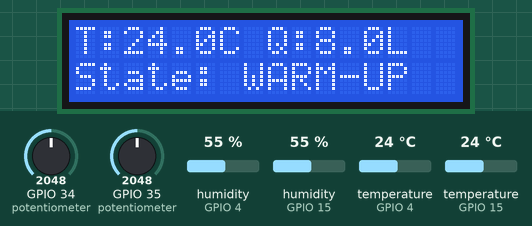
Simulated run of this sketch. Board: ESP32. Parts: 16×2 character LCD. The test bench sets the inputs (shaded band); at power-on: temperature (sensors on GPIO 4, GPIO 15) 24 °C, GPIO 34 (potentiometer) = 2048, GPIO 35 (potentiometer) = 2048, humidity (sensors on GPIO 4, GPIO 15) 55 %. WiFi joins after 1.5 s; servers stay silent unless stated; what the sketch prints to the serial monitor is not drawn.

Above: at 2.8 s.
2.9 s: temperature (sensor on GPIO 4) set to 12 °C
At 7.2 s:
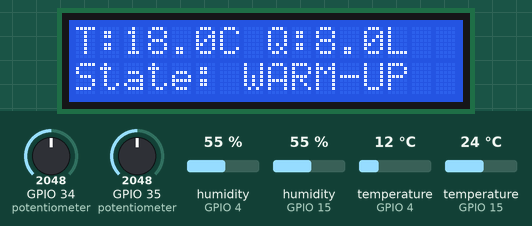
7.5 s: temperature (sensor on GPIO 15) set to 12 °C
At 11.2 s:
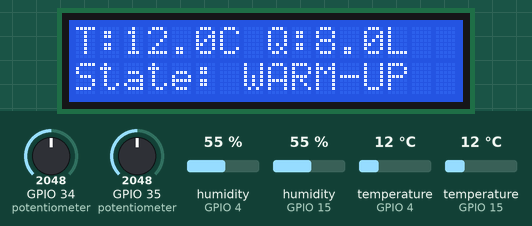
11.5 s: GPIO 34 (potentiometer) set to 2866
At 11.9 s:
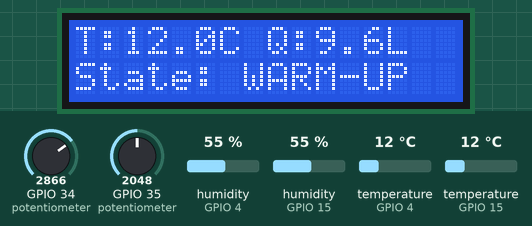
13.1 s: GPIO 35 (potentiometer) set to 2866
At 14.3 s:
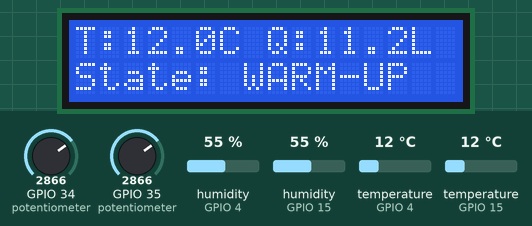
14.6 s: temperature (sensor on GPIO 4) set to 19 °C
At 18.7 s:
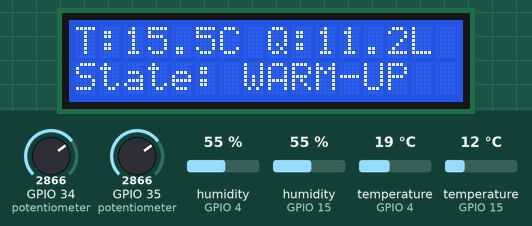
19.5 s: temperature (sensor on GPIO 15) set to 19 °C
At 22.9 s:
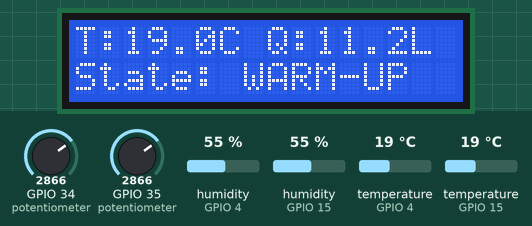
Timing chart, 0 to 24.4 s (numbered marks = the images above; inputs shaded):
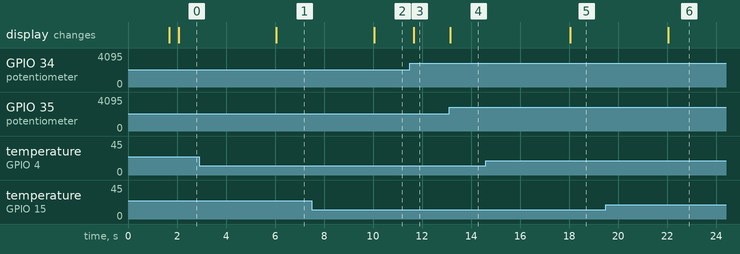

Measured:
- after the input at 2.9 s, the display: changes after 3.1 s (image 1)
- after the input at 7.5 s, the display: changes after 2.5 s (image 2)
- after the input at 11.5 s, the display: changes after 0.16 s (image 3)
- after the input at 13.1 s, the display: changes after 0.06 s (image 4)
- after the input at 14.6 s, the display: changes after 3.4 s (image 5)
- after the input at 19.5 s, the display: changes after 2.5 s (image 6)

The sketch:

sketch.ino
```cpp
/*
  Moen Nebia Spa Shower - Moen, Inc.

  Creates the IoT device; setup() starts it and loop() delegates to update().

  Demo in Wokwi:
  - Turn the potentiometers (cold / hot valve, 0-8 L/min each). Below 4 L/min -> INACTIVE.
  - Click each DHT22 and change its temperature: cold 1-20 C, hot 55-65 C -> ACTIVE,
    otherwise WARM-UP (for example, hot water still below 55 C).

  Author: Moen, Inc. - Nebia Spa Shower team
  Date: 2026-11-20
  Version: 1.0
*/
#include "NebiaSpaShowerDevice.h"

const unsigned long SERIAL_BAUD_RATE = 115200;

const ShowerWiring DEVICE_WIRING = {
  15,    // coldTemperaturePin (DHT22 cold water)
  4,     // hotTemperaturePin (DHT22 hot water)
  34,    // coldValvePin (potentiometer)
  35,    // hotValvePin (potentiometer)
  0x27   // displayAddress (LCD 1602 I2C)
};

NebiaSpaShowerDevice nebiaSpaShower(DEVICE_WIRING);

void setup() {
  Serial.begin(SERIAL_BAUD_RATE);
  nebiaSpaShower.begin();
}

void loop() {
  nebiaSpaShower.update();
}
```

ModestIoT.cpp
```cpp
/*
  ModestIoT.cpp
  Implementation of the Sensor and Actuator template methods.

  Author: Moen, Inc. - Nebia Spa Shower team
  Date: 2026-11-20
  Version: 1.0
*/
#include "ModestIoT.h"

void Sensor::on(Event event) {
  processEvent(event);
  if (event.identifier == SUPPRESSED_EVENT_IDENTIFIER) return;
  if (eventHandler != nullptr) eventHandler->on(event);
}

void Actuator::handle(Command command) {
  executeCommand(command);
  if (commandHandler != nullptr) commandHandler->handle(command);
}
```

ModestIoT.h
```cpp
/*
  ModestIoT.h
  Core of the ModestIoT nano-framework (synchronous edition):
  Event, Command, EventHandler, CommandHandler, Sensor, Actuator and Device.

  Author: Moen, Inc. - Nebia Spa Shower team
  Date: 2026-11-20
  Version: 1.0
*/
#ifndef MODEST_IOT_H
#define MODEST_IOT_H

#include <Arduino.h>

// Event used by sensors to notify the device.
struct Event {
  int identifier;
  int sourceId;
  explicit Event(int eventIdentifier, int source = -1) : identifier(eventIdentifier), sourceId(source) {}
  bool operator==(const Event& other) const { return identifier == other.identifier && sourceId == other.sourceId; }
};

// Command used by the device to drive actuators.
struct Command {
  int identifier;
  explicit Command(int commandIdentifier) : identifier(commandIdentifier) {}
  bool operator==(const Command& other) const { return identifier == other.identifier; }
};

// Contract for classes that react to events.
class EventHandler {
public:
  virtual void on(Event event) = 0;
  virtual ~EventHandler() {}
};

// Contract for classes that execute commands.
class CommandHandler {
public:
  virtual void handle(Command command) = 0;
  virtual ~CommandHandler() {}
};

// Base class for input devices. Subclasses read the hardware in processEvent()
// and set the identifier to SUPPRESSED_EVENT_IDENTIFIER to stop propagation.
class Sensor : public EventHandler {
protected:
  int pin;
  EventHandler* eventHandler;
  virtual void processEvent(Event& event) = 0;

public:
  static const int SUPPRESSED_EVENT_IDENTIFIER = -1;
  static const int DATA_READ_EVENT_IDENTIFIER = 20;
  static const int MEASURE_DATA_REQUESTED_EVENT_IDENTIFIER = 21;

  Sensor(int signalPin, EventHandler* parentHandler = nullptr) : pin(signalPin), eventHandler(parentHandler) {}
  void on(Event event) override;
  void setHandler(EventHandler* parentHandler) { eventHandler = parentHandler; }
  int getPin() const { return pin; }
};

// Base class for output devices.
class Actuator : public CommandHandler {
protected:
  int pin;
  CommandHandler* commandHandler;
  virtual void executeCommand(Command command) = 0;

public:
  Actuator(int signalPin, CommandHandler* parentHandler = nullptr) : pin(signalPin), commandHandler(parentHandler) {}
  void handle(Command command) override;
  void setHandler(CommandHandler* parentHandler) { commandHandler = parentHandler; }
};

// Base class for the IoT device: receives events from sensors (Mediator) and
// commands from outside. Concrete devices implement on() and update().
class Device : public EventHandler, public CommandHandler {
public:
  virtual void begin() = 0;
  virtual void update() = 0;
  void handle(Command command) override {}
};

#endif
```

NebiaSpaShowerDevice.cpp
```cpp
/*
  NebiaSpaShowerDevice.cpp
  Device logic: sampling, mixed temperature (weighted average), state machine and display.

  Author: Moen, Inc. - Nebia Spa Shower team
  Date: 2026-11-20
  Version: 1.0
*/
#include "NebiaSpaShowerDevice.h"

namespace {
  const char WIFI_SSID[] = "Wokwi-GUEST";
  const char WIFI_PASSWORD[] = "";
  const char COMPANY_NAME[] = "Moen, Inc. (Fortune Brands Innovations)";
  const char PRODUCT_NAME[] = "Moen Nebia Spa Shower";
  const char DEVELOPER_NAME[] = "Nombres Apellidos";  // TODO: replace with your names
  const char INACTIVE_LABEL[] = "INACTIVE";
  const char WARM_UP_LABEL[] = "WARM-UP";
  const char ACTIVE_LABEL[] = "ACTIVE";
  const uint8_t MEASURE_ROW = 0;
  const uint8_t STATE_ROW = 1;
}

NebiaSpaShowerDevice::NebiaSpaShowerDevice(const ShowerWiring& wiring)
  : coldTemperatureSensor(wiring.coldTemperaturePin, COLD_MIN_C, COLD_MAX_C, this),
    hotTemperatureSensor(wiring.hotTemperaturePin, HOT_MIN_C, HOT_MAX_C, this),
    coldValve(wiring.coldValvePin, MAX_FLOW_PER_VALVE_LPM, this),
    hotValve(wiring.hotValvePin, MAX_FLOW_PER_VALVE_LPM, this),
    display(wiring.displayAddress, this),
    wifi(WIFI_SSID, WIFI_PASSWORD),
    state(OperationState::Inactive),
    lastFlowSampling(0),
    lastTemperatureSampling(0) {}

void NebiaSpaShowerDevice::begin() {
  printCompanyInformation();
  coldTemperatureSensor.begin();
  hotTemperatureSensor.begin();
  display.begin();
  refresh();
  wifi.connect();
}

void NebiaSpaShowerDevice::update() {
  unsigned long now = millis();
  if (now - lastFlowSampling >= FLOW_SAMPLING_MS) {
    lastFlowSampling = now;
    coldValve.on(Event(Sensor::MEASURE_DATA_REQUESTED_EVENT_IDENTIFIER));
    hotValve.on(Event(Sensor::MEASURE_DATA_REQUESTED_EVENT_IDENTIFIER));
  }
  if (now - lastTemperatureSampling >= TEMPERATURE_SAMPLING_MS) {
    lastTemperatureSampling = now;
    coldTemperatureSensor.on(Event(Sensor::MEASURE_DATA_REQUESTED_EVENT_IDENTIFIER));
    hotTemperatureSensor.on(Event(Sensor::MEASURE_DATA_REQUESTED_EVENT_IDENTIFIER));
  }
}

void NebiaSpaShowerDevice::on(Event event) {
  if (event.identifier == Sensor::DATA_READ_EVENT_IDENTIFIER) refresh();
}

float NebiaSpaShowerDevice::getTotalFlow() const {
  return max(coldValve.getFlowLitersPerMinute(), 0.0f) + max(hotValve.getFlowLitersPerMinute(), 0.0f);
}

// T_mix = (Q_hot * T_hot + Q_cold * T_cold) / (Q_hot + Q_cold)
bool NebiaSpaShowerDevice::calculateMixTemperature(float& mixTemperature) const {
  float totalFlow = getTotalFlow();
  if (totalFlow <= 0 || !coldTemperatureSensor.hasReading() || !hotTemperatureSensor.hasReading()) return false;
  mixTemperature = (hotValve.getFlowLitersPerMinute() * hotTemperatureSensor.getTemperatureCelsius() +
                    coldValve.getFlowLitersPerMinute() * coldTemperatureSensor.getTemperatureCelsius()) / totalFlow;
  return true;
}

NebiaSpaShowerDevice::OperationState NebiaSpaShowerDevice::evaluateState() const {
  float totalFlow = getTotalFlow();
  if (totalFlow < MIN_FLOW_LPM || totalFlow > MAX_FLOW_LPM) return OperationState::Inactive;
  if (!coldTemperatureSensor.isWithinRange() || !hotTemperatureSensor.isWithinRange()) return OperationState::WarmUp;
  return OperationState::Active;
}

void NebiaSpaShowerDevice::refresh() {
  OperationState newState = evaluateState();
  if (newState != state) {
    Serial.printf("[State] %s -> %s\n", getStateLabel(state), getStateLabel(newState));
    state = newState;
  }

  char line[LcdDisplay::COLUMNS + 1];
  float mixTemperature;
  if (calculateMixTemperature(mixTemperature)) {
    snprintf(line, sizeof(line), "T:%.1fC Q:%.1fL", mixTemperature, getTotalFlow());
  } else {
    snprintf(line, sizeof(line), "T:--.-C Q:%.1fL", getTotalFlow());
  }
  display.setLine(MEASURE_ROW, line);
  Serial.printf("[Shower] %s | cold %.1fC %.1fL/min | hot %.1fC %.1fL/min\n", line,
                coldTemperatureSensor.getTemperatureCelsius(), coldValve.getFlowLitersPerMinute(),
                hotTemperatureSensor.getTemperatureCelsius(), hotValve.getFlowLitersPerMinute());

  snprintf(line, sizeof(line), "State: %s", getStateLabel(state));
  display.setLine(STATE_ROW, line);
  display.handle(Command(LcdDisplay::UPDATE_TEXT_COMMAND_IDENTIFIER));
}

const char* NebiaSpaShowerDevice::getStateLabel(OperationState state) {
  switch (state) {
    case OperationState::WarmUp: return WARM_UP_LABEL;
    case OperationState::Active: return ACTIVE_LABEL;
    default: return INACTIVE_LABEL;
  }
}

void NebiaSpaShowerDevice::printCompanyInformation() const {
  Serial.println("========================================");
  Serial.printf("Company   : %s\n", COMPANY_NAME);
  Serial.printf("Product   : %s\n", PRODUCT_NAME);
  Serial.printf("Developer : %s - Moen, Inc. team\n", DEVELOPER_NAME);
  Serial.printf("Cold water %.0f-%.0f C | Hot water %.0f-%.0f C | Flow %.0f-%.0f L/min\n",
                COLD_MIN_C, COLD_MAX_C, HOT_MIN_C, HOT_MAX_C, MIN_FLOW_LPM, MAX_FLOW_LPM);
  Serial.println("States: INACTIVE | WARM-UP | ACTIVE");
  Serial.println("========================================");
}
```

NebiaSpaShowerDevice.h
```cpp
/*
  NebiaSpaShowerDevice.h
  Moen Nebia Spa Shower controller. Reads the cold and hot water temperatures
  (DHT22) and the flow of each valve (potentiometers), calculates the mixed
  water temperature and shows temperature, flow and operation state on the LCD.

  Thresholds: cold water 1-20 C, hot water 55-65 C, water flow 4-16 L/min.
  States:
  - INACTIVE: total flow below 4 L/min (valves closed).
  - WARM-UP:  flow in range, but cold or hot water out of its temperature range.
  - ACTIVE:   flow in range and both temperatures in range.

  Author: Moen, Inc. - Nebia Spa Shower team
  Date: 2026-11-20
  Version: 1.0
*/
#ifndef NEBIA_SPA_SHOWER_DEVICE_H
#define NEBIA_SPA_SHOWER_DEVICE_H

#include "ModestIoT.h"
#include "WaterTemperatureSensor.h"
#include "ValveFlowSensor.h"
#include "LcdDisplay.h"
#include "WiFiConnection.h"

struct ShowerWiring {
  int coldTemperaturePin;
  int hotTemperaturePin;
  int coldValvePin;
  int hotValvePin;
  uint8_t displayAddress;
};

class NebiaSpaShowerDevice : public Device {
public:
  enum class OperationState { Inactive, WarmUp, Active };

  explicit NebiaSpaShowerDevice(const ShowerWiring& wiring);
  void begin() override;
  void update() override;
  void on(Event event) override;

private:
  static constexpr float COLD_MIN_C = 1.0f;
  static constexpr float COLD_MAX_C = 20.0f;
  static constexpr float HOT_MIN_C = 55.0f;
  static constexpr float HOT_MAX_C = 65.0f;
  static constexpr float MIN_FLOW_LPM = 4.0f;
  static constexpr float MAX_FLOW_LPM = 16.0f;
  static constexpr float MAX_FLOW_PER_VALVE_LPM = MAX_FLOW_LPM / 2;
  static const unsigned long FLOW_SAMPLING_MS = 500;
  static const unsigned long TEMPERATURE_SAMPLING_MS = 2000;  // DHT22 minimum read period

  WaterTemperatureSensor coldTemperatureSensor;
  WaterTemperatureSensor hotTemperatureSensor;
  ValveFlowSensor coldValve;
  ValveFlowSensor hotValve;
  LcdDisplay display;
  WiFiConnection wifi;

  OperationState state;
  unsigned long lastFlowSampling;
  unsigned long lastTemperatureSampling;

  float getTotalFlow() const;
  bool calculateMixTemperature(float& mixTemperature) const;
  OperationState evaluateState() const;
  void refresh();
  void printCompanyInformation() const;
  static const char* getStateLabel(OperationState state);
};

#endif
```

ValveFlowSensor.cpp
```cpp
/*
  ValveFlowSensor.cpp
  Maps the 12-bit ADC reading to 0 .. maximum L/min.

  Author: Moen, Inc. - Nebia Spa Shower team
  Date: 2026-11-20
  Version: 1.0
*/
#include "ValveFlowSensor.h"

ValveFlowSensor::ValveFlowSensor(int analogPin, float maximumFlowLitersPerMinute, EventHandler* parentHandler)
  : Sensor(analogPin, parentHandler), maximumFlowLitersPerMinute(maximumFlowLitersPerMinute), flowLitersPerMinute(-1) {
  pinMode(pin, INPUT);
}

void ValveFlowSensor::processEvent(Event& event) {
  if (event.identifier != MEASURE_DATA_REQUESTED_EVENT_IDENTIFIER) return;

  float flow = analogRead(pin) * maximumFlowLitersPerMinute / ADC_MAX;
  if (flowLitersPerMinute >= 0 && fabs(flow - flowLitersPerMinute) < CHANGE_TOLERANCE_LPM) {
    event.identifier = SUPPRESSED_EVENT_IDENTIFIER;
    return;
  }
  flowLitersPerMinute = flow;
  event = Event(DATA_READ_EVENT_IDENTIFIER, pin);
}
```

ValveFlowSensor.h
```cpp
/*
  ValveFlowSensor.h
  Potentiometer attached to a water valve (cold or hot). The knob position is
  converted into the water flow of that line in liters per minute.

  Author: Moen, Inc. - Nebia Spa Shower team
  Date: 2026-11-20
  Version: 1.0
*/
#ifndef VALVE_FLOW_SENSOR_H
#define VALVE_FLOW_SENSOR_H

#include "ModestIoT.h"

class ValveFlowSensor : public Sensor {
private:
  static const int ADC_MAX = 4095;
  static constexpr float CHANGE_TOLERANCE_LPM = 0.1f;
  float maximumFlowLitersPerMinute;
  float flowLitersPerMinute;

protected:
  void processEvent(Event& event) override;

public:
  ValveFlowSensor(int analogPin, float maximumFlowLitersPerMinute, EventHandler* parentHandler = nullptr);
  float getFlowLitersPerMinute() const { return flowLitersPerMinute; }
};

#endif
```

WaterTemperatureSensor.cpp
```cpp
/*
  WaterTemperatureSensor.cpp
  Reads the DHT22 and notifies the device only when the temperature changes.

  Author: Moen, Inc. - Nebia Spa Shower team
  Date: 2026-11-20
  Version: 1.0
*/
#include "WaterTemperatureSensor.h"

WaterTemperatureSensor::WaterTemperatureSensor(int signalPin, float minimumCelsius, float maximumCelsius,
                                               EventHandler* parentHandler)
  : Sensor(signalPin, parentHandler), dht(signalPin, DHT22), minimumCelsius(minimumCelsius),
    maximumCelsius(maximumCelsius), temperatureCelsius(NAN) {}

bool WaterTemperatureSensor::isWithinRange() const {
  return hasReading() && temperatureCelsius >= minimumCelsius && temperatureCelsius <= maximumCelsius;
}

void WaterTemperatureSensor::processEvent(Event& event) {
  if (event.identifier != MEASURE_DATA_REQUESTED_EVENT_IDENTIFIER) return;

  float reading = dht.readTemperature();
  if (isnan(reading)) {  // Sensor error: keep the last valid value
    Serial.printf("[DHT22 pin %d] Read error.\n", pin);
    event.identifier = SUPPRESSED_EVENT_IDENTIFIER;
    return;
  }
  if (hasReading() && fabs(reading - temperatureCelsius) < CHANGE_TOLERANCE_C) {
    event.identifier = SUPPRESSED_EVENT_IDENTIFIER;
    return;
  }
  temperatureCelsius = reading;
  event = Event(DATA_READ_EVENT_IDENTIFIER, pin);
}
```

WaterTemperatureSensor.h
```cpp
/*
  WaterTemperatureSensor.h
  DHT22 used to measure the temperature of the cold or hot water line and
  check it against its threshold range.

  Author: Moen, Inc. - Nebia Spa Shower team
  Date: 2026-11-20
  Version: 1.0
*/
#ifndef WATER_TEMPERATURE_SENSOR_H
#define WATER_TEMPERATURE_SENSOR_H

#include "ModestIoT.h"
#include <DHT.h>

class WaterTemperatureSensor : public Sensor {
private:
  static constexpr float CHANGE_TOLERANCE_C = 0.1f;
  DHT dht;
  float minimumCelsius;
  float maximumCelsius;
  float temperatureCelsius;

protected:
  void processEvent(Event& event) override;

public:
  WaterTemperatureSensor(int signalPin, float minimumCelsius, float maximumCelsius, EventHandler* parentHandler = nullptr);
  void begin() { dht.begin(); }
  float getTemperatureCelsius() const { return temperatureCelsius; }
  bool hasReading() const { return !isnan(temperatureCelsius); }
  bool isWithinRange() const;
};

#endif
```

WiFiConnection.cpp
```cpp
/*
  WiFiConnection.cpp
  Connects with a timeout so the shower keeps working offline.

  Author: Moen, Inc. - Nebia Spa Shower team
  Date: 2026-11-20
  Version: 1.0
*/
#include "WiFiConnection.h"
#include <WiFi.h>

namespace {
  const unsigned long CONNECTION_TIMEOUT_MS = 10000;
  const unsigned long RETRY_DELAY_MS = 250;
}

bool WiFiConnection::connect() {
  Serial.printf("[WiFi] Connecting to %s\n", ssid);
  WiFi.begin(ssid, password);
  unsigned long start = millis();
  while (!isConnected() && millis() - start < CONNECTION_TIMEOUT_MS) delay(RETRY_DELAY_MS);
  Serial.println(isConnected() ? "[WiFi] Connected." : "[WiFi] Not connected, working offline.");
  return isConnected();
}

bool WiFiConnection::isConnected() const {
  return WiFi.status() == WL_CONNECTED;
}
```

WiFiConnection.h
```cpp
/*
  WiFiConnection.h
  WiFi link of the shower (Moen Smart Water Network app integration).

  Author: Moen, Inc. - Nebia Spa Shower team
  Date: 2026-11-20
  Version: 1.0
*/
#ifndef WIFI_CONNECTION_H
#define WIFI_CONNECTION_H

class WiFiConnection {
private:
  const char* ssid;
  const char* password;

public:
  WiFiConnection(const char* ssid, const char* password) : ssid(ssid), password(password) {}
  bool connect();
  bool isConnected() const;
};

#endif
```

LcdDisplay.cpp
```cpp
/*
  LcdDisplay.cpp
  Pads every line to 16 characters so old text is always overwritten.

  Author: Moen, Inc. - Nebia Spa Shower team
  Date: 2026-11-20
  Version: 1.0
*/
#include "LcdDisplay.h"

LcdDisplay::LcdDisplay(uint8_t i2cAddress, CommandHandler* parentHandler)
  : Actuator(i2cAddress, parentHandler), screen(i2cAddress, COLUMNS, ROWS) {
  for (uint8_t row = 0; row < ROWS; row++) setLine(row, "");
}

void LcdDisplay::begin() {
  screen.init();
  screen.backlight();
  screen.clear();
}

void LcdDisplay::setLine(uint8_t row, const char* text) {
  if (row >= ROWS || text == nullptr) return;
  size_t length = strlen(text);
  for (uint8_t column = 0; column < COLUMNS; column++) {
    lines[row][column] = column < length ? text[column] : ' ';
  }
  lines[row][COLUMNS] = '\0';
}

void LcdDisplay::executeCommand(Command command) {
  if (command.identifier != UPDATE_TEXT_COMMAND_IDENTIFIER) return;
  for (uint8_t row = 0; row < ROWS; row++) {
    screen.setCursor(0, row);
    screen.print(lines[row]);
  }
}
```

LcdDisplay.h
```cpp
/*
  LcdDisplay.h
  LCD 1602 (16x2, I2C) actuator. Lines are buffered and written on UPDATE_TEXT.

  Author: Moen, Inc. - Nebia Spa Shower team
  Date: 2026-11-20
  Version: 1.0
*/
#ifndef LCD_DISPLAY_H
#define LCD_DISPLAY_H

#include "ModestIoT.h"
#include <LiquidCrystal_I2C.h>

class LcdDisplay : public Actuator {
public:
  static const uint8_t COLUMNS = 16;
  static const uint8_t ROWS = 2;
  static const int UPDATE_TEXT_COMMAND_IDENTIFIER = 200;

  LcdDisplay(uint8_t i2cAddress, CommandHandler* parentHandler = nullptr);
  void begin();
  void setLine(uint8_t row, const char* text);

protected:
  void executeCommand(Command command) override;

private:
  LiquidCrystal_I2C screen;
  char lines[ROWS][COLUMNS + 1];
};

#endif
```
